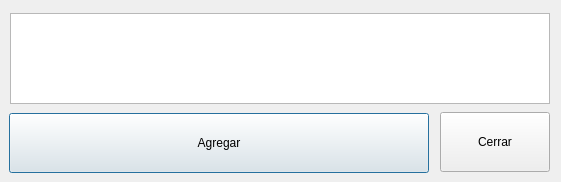
<?xml version="1.0" encoding="UTF-8"?>
<ui version="4.0">
 <class>AgregarRegistro</class>
 <widget class="QDialog" name="AgregarRegistro">
  <property name="geometry">
   <rect>
    <x>0</x>
    <y>0</y>
    <width>561</width>
    <height>182</height>
   </rect>
  </property>
  <property name="windowTitle">
   <string>Agregar Registro</string>
  </property>
  <widget class="QPushButton" name="btn_agregarRegi">
   <property name="geometry">
    <rect>
     <x>9</x>
     <y>113</y>
     <width>420</width>
     <height>60</height>
    </rect>
   </property>
   <property name="text">
    <string>Agregar</string>
   </property>
  </widget>
  <widget class="QTableWidget" name="tw_registroAdd">
   <property name="geometry">
    <rect>
     <x>10</x>
     <y>13</y>
     <width>540</width>
     <height>91</height>
    </rect>
   </property>
  </widget>
  <widget class="QPushButton" name="btn_cerrar">
   <property name="geometry">
    <rect>
     <x>440</x>
     <y>112</y>
     <width>110</width>
     <height>60</height>
    </rect>
   </property>
   <property name="text">
    <string>Cerrar</string>
   </property>
  </widget>
 </widget>
 <resources/>
 <connections/>
</ui>
